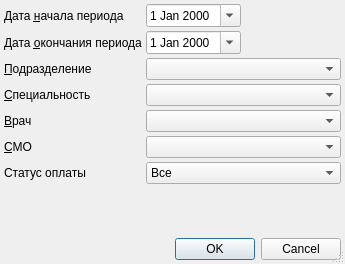
<?xml version="1.0" encoding="UTF-8"?>
<ui version="4.0">
 <class>FinanceExpensesSetupDialog</class>
 <widget class="QDialog" name="FinanceExpensesSetupDialog">
  <property name="windowModality">
   <enum>Qt::ApplicationModal</enum>
  </property>
  <property name="geometry">
   <rect>
    <x>0</x>
    <y>0</y>
    <width>345</width>
    <height>264</height>
   </rect>
  </property>
  <property name="windowTitle">
   <string>параметры отчёта</string>
  </property>
  <property name="sizeGripEnabled">
   <bool>true</bool>
  </property>
  <layout class="QGridLayout" name="gridLayout">
   <property name="margin">
    <number>4</number>
   </property>
   <property name="spacing">
    <number>4</number>
   </property>
   <item row="0" column="0" colspan="2">
    <widget class="QLabel" name="lblBegDate">
     <property name="text">
      <string>Дата &amp;начала периода</string>
     </property>
     <property name="buddy">
      <cstring>edtBegDate</cstring>
     </property>
    </widget>
   </item>
   <item row="0" column="2">
    <widget class="CDateEdit" name="edtBegDate">
     <property name="calendarPopup">
      <bool>true</bool>
     </property>
    </widget>
   </item>
   <item row="0" column="3">
    <spacer>
     <property name="orientation">
      <enum>Qt::Horizontal</enum>
     </property>
     <property name="sizeHint" stdset="0">
      <size>
       <width>101</width>
       <height>20</height>
      </size>
     </property>
    </spacer>
   </item>
   <item row="1" column="0" colspan="2">
    <widget class="QLabel" name="lblEndDate">
     <property name="text">
      <string>Дата &amp;окончания периода</string>
     </property>
     <property name="buddy">
      <cstring>edtEndDate</cstring>
     </property>
    </widget>
   </item>
   <item row="1" column="2">
    <widget class="CDateEdit" name="edtEndDate">
     <property name="calendarPopup">
      <bool>true</bool>
     </property>
    </widget>
   </item>
   <item row="1" column="3">
    <spacer>
     <property name="orientation">
      <enum>Qt::Horizontal</enum>
     </property>
     <property name="sizeHint" stdset="0">
      <size>
       <width>101</width>
       <height>20</height>
      </size>
     </property>
    </spacer>
   </item>
   <item row="2" column="0" colspan="2">
    <widget class="QLabel" name="lblOrgStructure">
     <property name="text">
      <string>&amp;Подразделение</string>
     </property>
     <property name="buddy">
      <cstring>cmbOrgStructure</cstring>
     </property>
    </widget>
   </item>
   <item row="2" column="2" colspan="2">
    <widget class="COrgStructureComboBox" name="cmbOrgStructure"/>
   </item>
   <item row="3" column="0" colspan="2">
    <widget class="QLabel" name="lblSpeciality">
     <property name="text">
      <string>&amp;Специальность</string>
     </property>
     <property name="buddy">
      <cstring>cmbSpeciality</cstring>
     </property>
    </widget>
   </item>
   <item row="3" column="2" colspan="2">
    <widget class="CRBComboBox" name="cmbSpeciality">
     <property name="whatsThis">
      <string>&lt;html&gt;&lt;head&gt;&lt;meta name=&quot;qrichtext&quot; content=&quot;1&quot; /&gt;&lt;style type=&quot;text/css&quot;&gt;
p, li { white-space: pre-wrap; }
&lt;/style&gt;&lt;/head&gt;&lt;body style=&quot; font-family:'MS Shell Dlg 2'; font-size:8.25pt; font-weight:400; font-style:normal;&quot;&gt;
&lt;p style=&quot;-qt-paragraph-type:empty; margin-top:0px; margin-bottom:0px; margin-left:0px; margin-right:0px; -qt-block-indent:0; text-indent:0px;&quot;&gt;&lt;/p&gt;&lt;/body&gt;&lt;/html&gt;</string>
     </property>
    </widget>
   </item>
   <item row="4" column="0">
    <widget class="QLabel" name="lblPerson">
     <property name="text">
      <string>&amp;Врач</string>
     </property>
     <property name="buddy">
      <cstring>cmbPerson</cstring>
     </property>
    </widget>
   </item>
   <item row="4" column="2" colspan="2">
    <widget class="CPersonComboBoxEx" name="cmbPerson"/>
   </item>
   <item row="5" column="0">
    <widget class="QLabel" name="lblInsurerDoctors">
     <property name="text">
      <string>&amp;СМО</string>
     </property>
     <property name="buddy">
      <cstring>cmbInsurerDoctors</cstring>
     </property>
    </widget>
   </item>
   <item row="5" column="2" colspan="2">
    <widget class="CInsurerComboBox" name="cmbInsurerDoctors"/>
   </item>
   <item row="7" column="1">
    <spacer>
     <property name="orientation">
      <enum>Qt::Vertical</enum>
     </property>
     <property name="sizeHint" stdset="0">
      <size>
       <width>21</width>
       <height>21</height>
      </size>
     </property>
    </spacer>
   </item>
   <item row="8" column="0" colspan="4">
    <widget class="QDialogButtonBox" name="buttonBox">
     <property name="orientation">
      <enum>Qt::Horizontal</enum>
     </property>
     <property name="standardButtons">
      <set>QDialogButtonBox::Cancel|QDialogButtonBox::Ok</set>
     </property>
    </widget>
   </item>
   <item row="6" column="0">
    <widget class="QLabel" name="lblAnalysisAccountItems">
     <property name="text">
      <string>Статус оплаты</string>
     </property>
    </widget>
   </item>
   <item row="6" column="2" colspan="2">
    <widget class="QComboBox" name="cmbAnalysisAccountItems">
     <item>
      <property name="text">
       <string>Все</string>
      </property>
     </item>
     <item>
      <property name="text">
       <string>Без подтверждения</string>
      </property>
     </item>
     <item>
      <property name="text">
       <string>Подтверждённые</string>
      </property>
     </item>
     <item>
      <property name="text">
       <string>Оплаченные</string>
      </property>
     </item>
     <item>
      <property name="text">
       <string>Отказанные</string>
      </property>
     </item>
    </widget>
   </item>
  </layout>
 </widget>
 <customwidgets>
  <customwidget>
   <class>CDateEdit</class>
   <extends>QDateEdit</extends>
   <header>library/DateEdit</header>
  </customwidget>
  <customwidget>
   <class>COrgStructureComboBox</class>
   <extends>QComboBox</extends>
   <header>Orgs/OrgStructComboBoxes.h</header>
  </customwidget>
  <customwidget>
   <class>CPersonComboBoxEx</class>
   <extends>QComboBox</extends>
   <header>Orgs/PersonComboBoxEx.h</header>
  </customwidget>
  <customwidget>
   <class>CRBComboBox</class>
   <extends>QComboBox</extends>
   <header>library/crbcombobox.h</header>
  </customwidget>
  <customwidget>
   <class>CInsurerComboBox</class>
   <extends>QComboBox</extends>
   <header>Orgs/OrgComboBox.h</header>
  </customwidget>
 </customwidgets>
 <tabstops>
  <tabstop>edtBegDate</tabstop>
  <tabstop>edtEndDate</tabstop>
  <tabstop>cmbOrgStructure</tabstop>
  <tabstop>cmbSpeciality</tabstop>
  <tabstop>cmbPerson</tabstop>
  <tabstop>cmbInsurerDoctors</tabstop>
  <tabstop>cmbAnalysisAccountItems</tabstop>
  <tabstop>buttonBox</tabstop>
 </tabstops>
 <resources/>
 <connections>
  <connection>
   <sender>buttonBox</sender>
   <signal>accepted()</signal>
   <receiver>FinanceExpensesSetupDialog</receiver>
   <slot>accept()</slot>
   <hints>
    <hint type="sourcelabel">
     <x>190</x>
     <y>252</y>
    </hint>
    <hint type="destinationlabel">
     <x>119</x>
     <y>239</y>
    </hint>
   </hints>
  </connection>
  <connection>
   <sender>buttonBox</sender>
   <signal>rejected()</signal>
   <receiver>FinanceExpensesSetupDialog</receiver>
   <slot>reject()</slot>
   <hints>
    <hint type="sourcelabel">
     <x>241</x>
     <y>252</y>
    </hint>
    <hint type="destinationlabel">
     <x>316</x>
     <y>234</y>
    </hint>
   </hints>
  </connection>
 </connections>
</ui>
